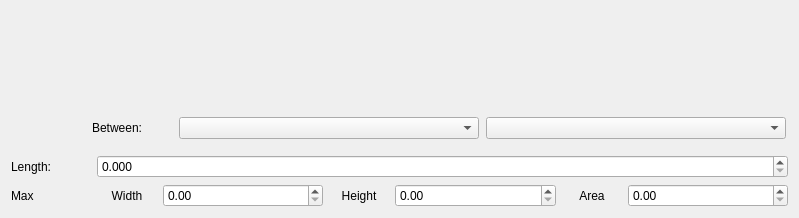
<?xml version="1.0" encoding="UTF-8"?>
<ui version="4.0">
 <class>ModificatorFuselageWidget</class>
 <widget class="QWidget" name="ModificatorFuselageWidget">
  <property name="geometry">
   <rect>
    <x>0</x>
    <y>0</y>
    <width>799</width>
    <height>218</height>
   </rect>
  </property>
  <property name="windowTitle">
   <string>Form</string>
  </property>
  <layout class="QVBoxLayout" name="verticalLayout">
   <item>
    <widget class="CTiglPointWidget" name="noiseCenter" native="true"/>
   </item>
   <item>
    <widget class="CTiglPointWidget" name="rotation" native="true"/>
   </item>
   <item>
    <widget class="QWidget" name="widgetBetween" native="true">
     <property name="toolTip">
      <string>&lt;html&gt;&lt;head/&gt;&lt;body&gt;&lt;p&gt;Select the part of the fuselage to considerate. The proprety below will be computed or applied only in the selected fuselage part. &lt;/p&gt;&lt;/body&gt;&lt;/html&gt;</string>
     </property>
     <layout class="QHBoxLayout" name="lengthLayoutDetails">
      <property name="leftMargin">
       <number>0</number>
      </property>
      <property name="topMargin">
       <number>0</number>
      </property>
      <property name="rightMargin">
       <number>0</number>
      </property>
      <property name="bottomMargin">
       <number>0</number>
      </property>
      <item>
       <spacer name="horizontalSpacer_5">
        <property name="orientation">
         <enum>Qt::Horizontal</enum>
        </property>
        <property name="sizeType">
         <enum>QSizePolicy::Fixed</enum>
        </property>
        <property name="sizeHint" stdset="0">
         <size>
          <width>80</width>
          <height>0</height>
         </size>
        </property>
       </spacer>
      </item>
      <item>
       <widget class="QLabel" name="labelBetween">
        <property name="sizePolicy">
         <sizepolicy hsizetype="Preferred" vsizetype="Preferred">
          <horstretch>0</horstretch>
          <verstretch>0</verstretch>
         </sizepolicy>
        </property>
        <property name="minimumSize">
         <size>
          <width>80</width>
          <height>0</height>
         </size>
        </property>
        <property name="maximumSize">
         <size>
          <width>80</width>
          <height>16777215</height>
         </size>
        </property>
        <property name="text">
         <string>Between:</string>
        </property>
       </widget>
      </item>
      <item>
       <widget class="QComboBox" name="comboBoxE1">
        <property name="sizePolicy">
         <sizepolicy hsizetype="Expanding" vsizetype="Fixed">
          <horstretch>0</horstretch>
          <verstretch>0</verstretch>
         </sizepolicy>
        </property>
        <property name="minimumSize">
         <size>
          <width>80</width>
          <height>0</height>
         </size>
        </property>
        <property name="maximumSize">
         <size>
          <width>300</width>
          <height>16777215</height>
         </size>
        </property>
       </widget>
      </item>
      <item>
       <widget class="QComboBox" name="comboBoxE2">
        <property name="sizePolicy">
         <sizepolicy hsizetype="Expanding" vsizetype="Fixed">
          <horstretch>0</horstretch>
          <verstretch>0</verstretch>
         </sizepolicy>
        </property>
        <property name="minimumSize">
         <size>
          <width>80</width>
          <height>0</height>
         </size>
        </property>
        <property name="maximumSize">
         <size>
          <width>300</width>
          <height>16777215</height>
         </size>
        </property>
       </widget>
      </item>
     </layout>
    </widget>
   </item>
   <item>
    <layout class="QHBoxLayout" name="lengthLayout">
     <item>
      <widget class="QLabel" name="labelLength">
       <property name="minimumSize">
        <size>
         <width>80</width>
         <height>0</height>
        </size>
       </property>
       <property name="maximumSize">
        <size>
         <width>80</width>
         <height>16777215</height>
        </size>
       </property>
       <property name="text">
        <string>Length:</string>
       </property>
      </widget>
     </item>
     <item>
      <widget class="QDoubleSpinBox" name="spinBoxLength">
       <property name="decimals">
        <number>3</number>
       </property>
       <property name="minimum">
        <double>0.000000000000000</double>
       </property>
       <property name="maximum">
        <double>99999999999999991433150857216.000000000000000</double>
       </property>
      </widget>
     </item>
    </layout>
   </item>
   <item>
    <layout class="QHBoxLayout" name="dimensionLayout">
     <item>
      <widget class="QLabel" name="labelDimension">
       <property name="minimumSize">
        <size>
         <width>80</width>
         <height>0</height>
        </size>
       </property>
       <property name="maximumSize">
        <size>
         <width>80</width>
         <height>16777215</height>
        </size>
       </property>
       <property name="text">
        <string>Max</string>
       </property>
      </widget>
     </item>
     <item>
      <widget class="QLabel" name="label_2">
       <property name="sizePolicy">
        <sizepolicy hsizetype="Expanding" vsizetype="Preferred">
         <horstretch>0</horstretch>
         <verstretch>0</verstretch>
        </sizepolicy>
       </property>
       <property name="minimumSize">
        <size>
         <width>40</width>
         <height>0</height>
        </size>
       </property>
       <property name="maximumSize">
        <size>
         <width>60</width>
         <height>16777215</height>
        </size>
       </property>
       <property name="text">
        <string>Width</string>
       </property>
       <property name="alignment">
        <set>Qt::AlignCenter</set>
       </property>
      </widget>
     </item>
     <item>
      <widget class="QDoubleSpinBox" name="spinBoxWidth">
       <property name="sizePolicy">
        <sizepolicy hsizetype="Expanding" vsizetype="Fixed">
         <horstretch>0</horstretch>
         <verstretch>0</verstretch>
        </sizepolicy>
       </property>
       <property name="maximum">
        <double>1000000000000000043845843045076197354634047651840.000000000000000</double>
       </property>
      </widget>
     </item>
     <item>
      <widget class="QLabel" name="label_3">
       <property name="sizePolicy">
        <sizepolicy hsizetype="Expanding" vsizetype="Preferred">
         <horstretch>0</horstretch>
         <verstretch>0</verstretch>
        </sizepolicy>
       </property>
       <property name="minimumSize">
        <size>
         <width>40</width>
         <height>0</height>
        </size>
       </property>
       <property name="maximumSize">
        <size>
         <width>60</width>
         <height>16777215</height>
        </size>
       </property>
       <property name="text">
        <string>Height</string>
       </property>
       <property name="alignment">
        <set>Qt::AlignCenter</set>
       </property>
      </widget>
     </item>
     <item>
      <widget class="QDoubleSpinBox" name="spinBoxHeight">
       <property name="sizePolicy">
        <sizepolicy hsizetype="Expanding" vsizetype="Fixed">
         <horstretch>0</horstretch>
         <verstretch>0</verstretch>
        </sizepolicy>
       </property>
       <property name="maximum">
        <double>1000000000000000043845843045076197354634047651840.000000000000000</double>
       </property>
      </widget>
     </item>
     <item>
      <widget class="QLabel" name="label_4">
       <property name="sizePolicy">
        <sizepolicy hsizetype="Expanding" vsizetype="Preferred">
         <horstretch>0</horstretch>
         <verstretch>0</verstretch>
        </sizepolicy>
       </property>
       <property name="minimumSize">
        <size>
         <width>40</width>
         <height>0</height>
        </size>
       </property>
       <property name="maximumSize">
        <size>
         <width>60</width>
         <height>16777215</height>
        </size>
       </property>
       <property name="text">
        <string>Area</string>
       </property>
       <property name="alignment">
        <set>Qt::AlignCenter</set>
       </property>
      </widget>
     </item>
     <item>
      <widget class="QDoubleSpinBox" name="spinBoxArea">
       <property name="sizePolicy">
        <sizepolicy hsizetype="Expanding" vsizetype="Fixed">
         <horstretch>0</horstretch>
         <verstretch>0</verstretch>
        </sizepolicy>
       </property>
       <property name="maximum">
        <double>1000000000000000043845843045076197354634047651840.000000000000000</double>
       </property>
      </widget>
     </item>
    </layout>
   </item>
  </layout>
 </widget>
 <customwidgets>
  <customwidget>
   <class>CTiglPointWidget</class>
   <extends>QWidget</extends>
   <header>CTiglPointWidget.h</header>
   <container>1</container>
  </customwidget>
 </customwidgets>
 <resources/>
 <connections/>
</ui>
